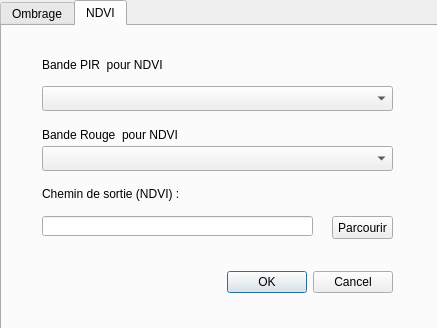
<?xml version="1.0" encoding="UTF-8"?>
<ui version="4.0">
 <class>RenderDialogBase</class>
 <widget class="QDialog" name="RenderDialogBase">
  <property name="geometry">
   <rect>
    <x>0</x>
    <y>0</y>
    <width>437</width>
    <height>328</height>
   </rect>
  </property>
  <property name="windowTitle">
   <string>Nex Render Raster teledetection</string>
  </property>
  <widget class="QTabWidget" name="tabWidget">
   <property name="geometry">
    <rect>
     <x>0</x>
     <y>0</y>
     <width>441</width>
     <height>331</height>
    </rect>
   </property>
   <property name="currentIndex">
    <number>1</number>
   </property>
   <widget class="QWidget" name="Ombrage">
    <attribute name="title">
     <string>Ombrage</string>
    </attribute>
    <widget class="QComboBox" name="menu_raster">
     <property name="geometry">
      <rect>
       <x>40</x>
       <y>60</y>
       <width>351</width>
       <height>25</height>
      </rect>
     </property>
    </widget>
    <widget class="QLabel" name="label_6">
     <property name="geometry">
      <rect>
       <x>40</x>
       <y>110</y>
       <width>41</width>
       <height>17</height>
      </rect>
     </property>
     <property name="text">
      <string>Altitude</string>
     </property>
    </widget>
    <widget class="QPushButton" name="btn_browse_ombrage">
     <property name="geometry">
      <rect>
       <x>330</x>
       <y>190</y>
       <width>61</width>
       <height>23</height>
      </rect>
     </property>
     <property name="text">
      <string>Parcourir</string>
     </property>
    </widget>
    <widget class="QDoubleSpinBox" name="spin_altitude">
     <property name="geometry">
      <rect>
       <x>90</x>
       <y>110</y>
       <width>62</width>
       <height>22</height>
      </rect>
     </property>
     <property name="decimals">
      <number>2</number>
     </property>
     <property name="maximum">
      <double>90.000000000000000</double>
     </property>
     <property name="value">
      <double>45.000000000000000</double>
     </property>
    </widget>
    <widget class="QLineEdit" name="line_output_path_ombrage">
     <property name="geometry">
      <rect>
       <x>40</x>
       <y>190</y>
       <width>271</width>
       <height>20</height>
      </rect>
     </property>
     <property name="text">
      <string/>
     </property>
    </widget>
    <widget class="QLabel" name="label_3">
     <property name="geometry">
      <rect>
       <x>40</x>
       <y>30</y>
       <width>191</width>
       <height>20</height>
      </rect>
     </property>
     <property name="text">
      <string>Image raster Multi bandes</string>
     </property>
    </widget>
    <widget class="QLabel" name="label_7">
     <property name="geometry">
      <rect>
       <x>210</x>
       <y>110</y>
       <width>41</width>
       <height>17</height>
      </rect>
     </property>
     <property name="text">
      <string>Azimuth</string>
     </property>
    </widget>
    <widget class="QLabel" name="label_4">
     <property name="geometry">
      <rect>
       <x>40</x>
       <y>160</y>
       <width>161</width>
       <height>16</height>
      </rect>
     </property>
     <property name="text">
      <string>Chemin de sortie (Ombrage) :</string>
     </property>
    </widget>
    <widget class="QDoubleSpinBox" name="spin_azimuth">
     <property name="geometry">
      <rect>
       <x>260</x>
       <y>110</y>
       <width>62</width>
       <height>22</height>
      </rect>
     </property>
     <property name="maximum">
      <double>360.000000000000000</double>
     </property>
     <property name="value">
      <double>315.000000000000000</double>
     </property>
    </widget>
    <widget class="QDialogButtonBox" name="button_box">
     <property name="geometry">
      <rect>
       <x>50</x>
       <y>240</y>
       <width>341</width>
       <height>32</height>
      </rect>
     </property>
     <property name="orientation">
      <enum>Qt::Horizontal</enum>
     </property>
     <property name="standardButtons">
      <set>QDialogButtonBox::Cancel|QDialogButtonBox::Ok</set>
     </property>
    </widget>
   </widget>
   <widget class="QWidget" name="NDVI">
    <attribute name="title">
     <string>NDVI</string>
    </attribute>
    <widget class="QDialogButtonBox" name="button_box_2">
     <property name="geometry">
      <rect>
       <x>50</x>
       <y>240</y>
       <width>341</width>
       <height>32</height>
      </rect>
     </property>
     <property name="orientation">
      <enum>Qt::Horizontal</enum>
     </property>
     <property name="standardButtons">
      <set>QDialogButtonBox::Cancel|QDialogButtonBox::Ok</set>
     </property>
    </widget>
    <widget class="QLineEdit" name="line_output_path_ndvi">
     <property name="geometry">
      <rect>
       <x>40</x>
       <y>190</y>
       <width>271</width>
       <height>20</height>
      </rect>
     </property>
     <property name="text">
      <string/>
     </property>
    </widget>
    <widget class="QComboBox" name="Rouge">
     <property name="geometry">
      <rect>
       <x>40</x>
       <y>120</y>
       <width>351</width>
       <height>25</height>
      </rect>
     </property>
    </widget>
    <widget class="QLabel" name="label">
     <property name="geometry">
      <rect>
       <x>40</x>
       <y>30</y>
       <width>151</width>
       <height>17</height>
      </rect>
     </property>
     <property name="text">
      <string>Bande PIR  pour NDVI</string>
     </property>
    </widget>
    <widget class="QLabel" name="label_2">
     <property name="geometry">
      <rect>
       <x>40</x>
       <y>100</y>
       <width>181</width>
       <height>17</height>
      </rect>
     </property>
     <property name="text">
      <string>Bande Rouge  pour NDVI</string>
     </property>
    </widget>
    <widget class="QPushButton" name="btn_browse_ndvi">
     <property name="geometry">
      <rect>
       <x>330</x>
       <y>190</y>
       <width>61</width>
       <height>23</height>
      </rect>
     </property>
     <property name="text">
      <string>Parcourir</string>
     </property>
    </widget>
    <widget class="QLabel" name="label_5">
     <property name="geometry">
      <rect>
       <x>40</x>
       <y>160</y>
       <width>141</width>
       <height>16</height>
      </rect>
     </property>
     <property name="text">
      <string>Chemin de sortie (NDVI) :</string>
     </property>
    </widget>
    <widget class="QComboBox" name="PIR">
     <property name="geometry">
      <rect>
       <x>40</x>
       <y>60</y>
       <width>351</width>
       <height>25</height>
      </rect>
     </property>
    </widget>
   </widget>
  </widget>
 </widget>
 <resources/>
 <connections>
  <connection>
   <sender>button_box</sender>
   <signal>accepted()</signal>
   <receiver>RenderDialogBase</receiver>
   <slot>accept()</slot>
   <hints>
    <hint type="sourcelabel">
     <x>20</x>
     <y>20</y>
    </hint>
    <hint type="destinationlabel">
     <x>20</x>
     <y>20</y>
    </hint>
   </hints>
  </connection>
  <connection>
   <sender>button_box</sender>
   <signal>rejected()</signal>
   <receiver>RenderDialogBase</receiver>
   <slot>reject()</slot>
   <hints>
    <hint type="sourcelabel">
     <x>20</x>
     <y>20</y>
    </hint>
    <hint type="destinationlabel">
     <x>20</x>
     <y>20</y>
    </hint>
   </hints>
  </connection>
 </connections>
</ui>
